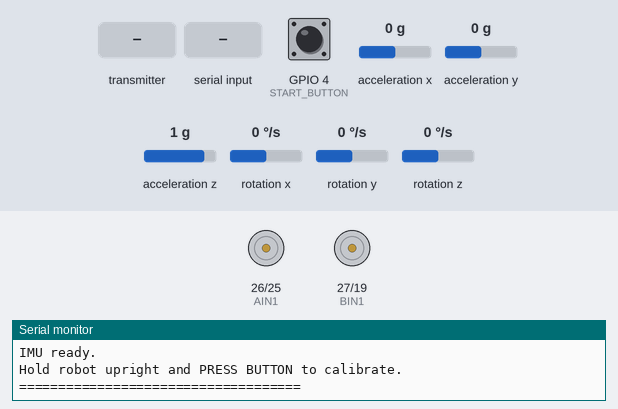
The sketch below on a simulated ESP32. Parts: motor-driver pin pairs drawn as motors (green arrow = first pin HIGH = forward, orange = second pin HIGH = backward, longer = more drive, scaled by the enable pin), the last lines printed to the serial monitor. Wiring (inferred from the names in the program): MPU-6050 motion sensor at I2C address 0x68. The test bench sets the inputs (shaded band); at power-on: GPIO 4 (START_BUTTON) HIGH, acceleration x 0 g, acceleration y 0 g, acceleration z 1 g, rotation x 0 °/s, rotation y 0 °/s, rotation z 0 °/s.

Above: at 1.8 s.
1.9 s: GPIO 4 (START_BUTTON) pulled LOW for 0.15 s
4.4 s: the transmitter starts sending button_down = 1
6.4 s: acceleration x set to -1.4 g
9.4 s: "p90\n" received over Serial
12.4 s: "i90\n" received over Serial
At 12.73 s:
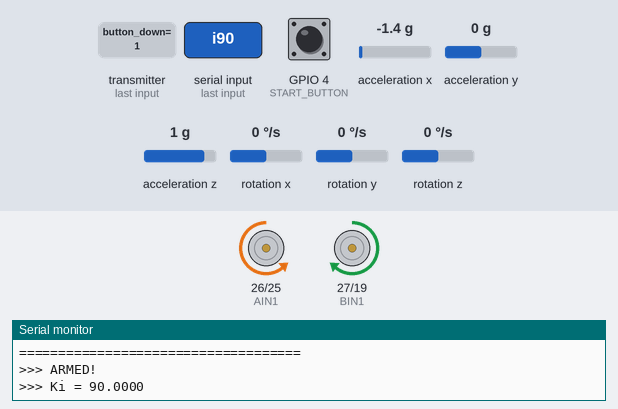
15.4 s: the transmitter starts sending pitchOffset = 50
At 19.2 s:
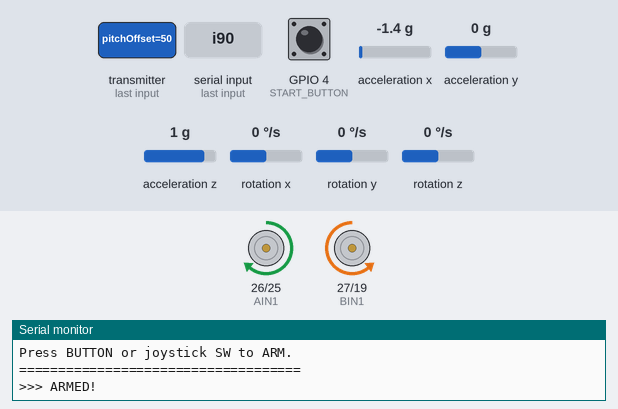
Timing chart, 0 to 19.4 s (numbered marks = the images above; inputs shaded):
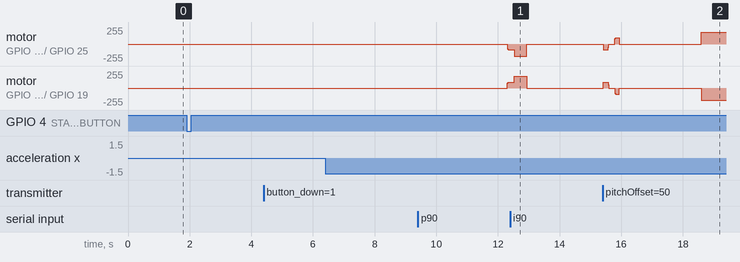

The sketch:

robot_esp.ino
```cpp
/*
 * ============================================================
 *  ROBOT ESP32 — Self-Balancing + ESP-NOW Receiver
 * ============================================================
 *
 *  Based on: Self_PID_Dir_deg_serial
 *  Changes from base:
 *    REMOVED: Serial commands w/s/a/d/x/h/j/t
 *    REMOVED: moveDuration auto-decay logic
 *    KEPT:    Serial commands p** i** o** (PID bench tuning via USB)
 *    ADDED:   Serial command a** (set max lean degree, default 5.0°)
 *    ADDED:   ESP-NOW receiver (gets pitchOffset/yawOffset/armed from controller)
 *    ADDED:   300ms failsafe (no packet → zero all offsets, robot stands still)
 *    ADDED:   Joystick arm/disarm via packet.armed flag
 *
 *  State Machine:
 *    DISARMED  → [Physical BUTTON]  → CALIBRATING (1 sec still) → READY
 *    READY     → [Joystick SW press / Physical BUTTON] → ARMED
 *    ARMED     → [Joystick SW press / Physical BUTTON] → DISARMED
 *
 *  Serial Commands (USB bench tuning only):
 *    p18.5  → Set Kp
 *    i230.0 → Set Ki (resets integral to prevent jerk)
 *    o0.55  → Set Kd
 *    a5.0   → Set max lean degree (default 5.0°)
 *
 *  STEP 1: Open Serial, read "MAC: XX:XX:XX:XX:XX:XX", give to controller.
 *  STEP 2: Flash controller with that MAC, then test.
 * ============================================================
 */

#include <Wire.h>
#include <esp_now.h>
#include <WiFi.h>
#include "Kalman.h"

// ==================== HARDWARE PINS ====================
const int START_BUTTON = 4;

// Motor A (Left)
const int PWMA = 14;
const int AIN1 = 26;
const int AIN2 = 25;

// Motor B (Right)
const int PWMB = 13;
const int BIN1 = 27;
const int BIN2 = 19;

// I2C (MPU6050)
const int SDA_PIN = 22;
const int SCL_PIN = 23;

// ==================== STATE MACHINE ====================
enum SystemState { DISARMED, CALIBRATING, READY, ARMED };
SystemState currentState = DISARMED;
unsigned long lastButtonPress = 0;

// Calibration
unsigned long calibStartTime = 0;
float angleSum   = 0;
int   calibCount = 0;

// ==================== IMU / KALMAN ====================
const uint8_t IMUAddress = 0x68;
#define RESTRICT_PITCH
Kalman kalmanX;
Kalman kalmanY;

double accX, accY, accZ;
double gyroX, gyroY, gyroZ;
int16_t tempRaw;

double gyroXangle, gyroYangle;
double compAngleX, compAngleY;
double kalAngleX, kalAngleY;

uint32_t timer;
uint8_t i2cData[14];

// ==================== PID ====================
float refAngle = 0.0;

float Kp = 18.0;
float Ki = 230.0;
float Kd = 0.55;

float err_integral = 0.0;
const float integral_limit = 800.0;
float pid_output = 0;

// Motor constraints
int max_speed       = 180;
int min_speed       = 20;
int motor_rest_limit = 40;

// ==================== MOVEMENT (set by joystick via ESP-NOW) ====================
volatile float pitchOffset = 0.0;
volatile float yawOffset   = 0.0;
volatile bool  joystickArmed = false;
volatile bool  newPacketFlag = false;

float maxLeanDegree = 5.0;  // Adjustable via 'a**' serial command

// Failsafe: if no packet received in this time → zero offsets
const unsigned long FAILSAFE_MS = 300;
unsigned long lastPacketTime = 0;

// Speed-based drift correction (slope handling)
float dynamic_ref_angle = 0.0;
float current_speed_est = 0.0;
float speed_Kp = 0.0001; // Adjustable via 's**'

// ==================== ESP-NOW PACKET ====================
typedef struct {
  float pitchOffset;
  float yawOffset;
  bool  button_down;
} JoystickPacket;

JoystickPacket rxPacket;

// --- ESP-NOW Receive Callback (runs on WiFi task, keep short) ---
#if ESP_ARDUINO_VERSION >= ESP_ARDUINO_VERSION_VAL(3, 0, 0)
void onDataReceive(const esp_now_recv_info_t *info, const uint8_t *data, int len) {
#else
void onDataReceive(const uint8_t *mac, const uint8_t *data, int len) {
#endif
  if (len == sizeof(JoystickPacket)) {
    memcpy(&rxPacket, data, sizeof(JoystickPacket));
    lastPacketTime = millis();
    newPacketFlag  = true;
  }
}

// ==================== IMU HELPERS ====================
bool imuWrite(uint8_t reg, uint8_t data, bool stop) { return imuWrite(reg, &data, 1, stop); }
bool imuWrite(uint8_t reg, uint8_t *data, uint8_t len, bool stop) {
  Wire.beginTransmission(IMUAddress);
  Wire.write(reg);
  Wire.write(data, len);
  uint8_t rcode = Wire.endTransmission(stop);
  if (rcode) { Serial.print(F("imuWrite err: ")); Serial.println(rcode); return true; }
  return false;
}
uint8_t imuRead(uint8_t reg, uint8_t *data, uint8_t nbytes) {
  uint32_t t;
  Wire.beginTransmission(IMUAddress);
  Wire.write(reg);
  uint8_t rcode = Wire.endTransmission(false);
  if (rcode) { Serial.print(F("imuRead err: ")); Serial.println(rcode); return rcode; }
  Wire.requestFrom(IMUAddress, nbytes, (uint8_t)true);
  for (uint8_t i = 0; i < nbytes; i++) {
    if (Wire.available()) {
      data[i] = Wire.read();
    } else {
      t = micros();
      while (((micros() - t) < 1000) && !Wire.available());
      if (Wire.available()) data[i] = Wire.read();
      else return 5;
    }
  }
  return 0;
}

// ==================== MOTOR CONTROL ====================
void setMotorLeft(float output) {
  int speed = abs(output);
  if (speed < motor_rest_limit) speed = 0;
  else if (speed < min_speed)   speed = min_speed;
  if (speed > max_speed)        speed = max_speed;

  if (output > 0)      { digitalWrite(AIN1, LOW);  digitalWrite(AIN2, HIGH); }
  else if (output < 0) { digitalWrite(AIN1, HIGH); digitalWrite(AIN2, LOW);  }
  else                 { digitalWrite(AIN1, LOW);  digitalWrite(AIN2, LOW); speed = 0; }
  analogWrite(PWMA, speed);
}

void setMotorRight(float output) {
  int speed = abs(output);
  if (speed < motor_rest_limit) speed = 0;
  else if (speed < min_speed)   speed = min_speed;
  if (speed > max_speed)        speed = max_speed;

  if (output > 0)      { digitalWrite(BIN1, HIGH); digitalWrite(BIN2, LOW);  }
  else if (output < 0) { digitalWrite(BIN1, LOW);  digitalWrite(BIN2, HIGH); }
  else                 { digitalWrite(BIN1, LOW);  digitalWrite(BIN2, LOW); speed = 0; }
  analogWrite(PWMB, speed);
}

// ==================== SETUP ====================
void setup() {
  Serial.begin(115200);
  delay(500);

  Serial.println("\n====================================");
  Serial.println("  Robot ESP32 — Balancer + ESP-NOW  ");
  Serial.println("====================================");

  // Print this ESP's MAC — give this to the controller code
  WiFi.mode(WIFI_STA);
  Serial.print("Robot MAC: ");
  Serial.println(WiFi.macAddress());
  Serial.println(">>> Copy this MAC into controller_esp.ino robotMAC[]");
  Serial.println();

  // PID serial commands
  Serial.println("Serial Tuning Commands (USB only):");
  Serial.println("  p18.0  → Set Kp");
  Serial.println("  i230.0 → Set Ki");
  Serial.println("  o0.55  → Set Kd");
  Serial.println("  a5.0   → Set Max Lean Degree (default 5.0 deg)");
  Serial.println("  s0.0001→ Set Speed Correction Kp (for slopes)");
  Serial.println("====================================\n");

  // Hardware init
  pinMode(START_BUTTON, INPUT_PULLUP);
  Wire.begin(SDA_PIN, SCL_PIN);
  Wire.setClock(400000UL);

  pinMode(PWMA, OUTPUT); pinMode(AIN1, OUTPUT); pinMode(AIN2, OUTPUT);
  pinMode(PWMB, OUTPUT); pinMode(BIN1, OUTPUT); pinMode(BIN2, OUTPUT);
  analogWrite(PWMA, 0); analogWrite(PWMB, 0);

  // --- ESP-NOW init (receiver) ---
  if (esp_now_init() != ESP_OK) {
    Serial.println("ERROR: ESP-NOW init failed!");
  } else {
    esp_now_register_recv_cb(onDataReceive);
    Serial.println("ESP-NOW receiver ready.");
  }

  // --- IMU init ---
  Serial.println("Initializing MPU6050...");
  i2cData[0] = 7;    // Sample rate = 1kHz
  i2cData[1] = 0x03; // DLPF ~42Hz
  i2cData[2] = 0x00; // Gyro ±250 deg/s
  i2cData[3] = 0x00; // Accel ±2g
  while (imuWrite(0x19, i2cData, 4, false));
  while (imuWrite(0x6B, 0x01, true));
  while (imuRead(0x75, i2cData, 1));
  delay(100);
  while (imuRead(0x3B, i2cData, 6));

  int16_t raw_accX = (int16_t)((i2cData[0] << 8) | i2cData[1]);
  int16_t raw_accY = (int16_t)((i2cData[2] << 8) | i2cData[3]);
  int16_t raw_accZ = (int16_t)((i2cData[4] << 8) | i2cData[5]);

  accZ = raw_accX; accY = raw_accY; accX = raw_accZ;

#ifdef RESTRICT_PITCH
  double roll  = atan2(accY, accZ) * RAD_TO_DEG;
  double pitch = atan(-accX / sqrt(accY*accY + accZ*accZ)) * RAD_TO_DEG;
#else
  double roll  = atan(accY / sqrt(accX*accX + accZ*accZ)) * RAD_TO_DEG;
  double pitch = atan2(-accX, accZ) * RAD_TO_DEG;
#endif

  kalmanX.setAngle(roll);
  kalmanY.setAngle(pitch);
  gyroXangle = roll;  gyroYangle = pitch;
  compAngleX = roll;  compAngleY = pitch;

  timer = micros();
  Serial.println("IMU ready.");
  Serial.println("Hold robot upright and PRESS BUTTON to calibrate.");
  Serial.println("====================================\n");
}

// ==================== LOOP ====================
void loop() {

  // =============================================
  // 1. SERIAL COMMAND PARSER (p/i/o/a only)
  // =============================================
  if (Serial.available() > 0) {
    String input = Serial.readStringUntil('\n');
    input.trim();
    if (input.length() > 0) {
      char cmd = input.charAt(0);

      if (cmd == 'p' || cmd == 'P') {
        Kp = input.substring(1).toFloat();
        Serial.print(">>> Kp = "); Serial.println(Kp, 3);

      } else if (cmd == 'i' || cmd == 'I') {
        Ki = input.substring(1).toFloat();
        err_integral = 0;
        Serial.print(">>> Ki = "); Serial.println(Ki, 4);

      } else if (cmd == 'o' || cmd == 'O') {
        Kd = input.substring(1).toFloat();
        Serial.print(">>> Kd = "); Serial.println(Kd, 3);

      } else if (cmd == 'a' || cmd == 'A') {
        maxLeanDegree = input.substring(1).toFloat();
        maxLeanDegree = constrain(maxLeanDegree, 0.5f, 10.0f);
        Serial.print(">>> Max Lean = "); Serial.print(maxLeanDegree, 2); Serial.println(" deg");

      } else if (cmd == 's' || cmd == 'S') {
        speed_Kp = input.substring(1).toFloat();
        Serial.print(">>> Speed Correction Kp = "); Serial.println(speed_Kp, 6);

      } else {
        Serial.println("Unknown command. Use: p** i** o** a** s**");
      }
    }
  }

  // =============================================
  // 2. PROCESS INCOMING ESP-NOW PACKET
  // =============================================
  bool joyButtonDown = false;
  if (newPacketFlag) {
    newPacketFlag = false;

    // Clamp incoming offsets to the configured max lean
    pitchOffset = constrain(rxPacket.pitchOffset, -maxLeanDegree, maxLeanDegree);
    yawOffset   = rxPacket.yawOffset;
    joyButtonDown = rxPacket.button_down;
  }

  // =============================================
  // 3. FAILSAFE — no packet for >300ms → stop
  // =============================================
  if (currentState == ARMED && (millis() - lastPacketTime > FAILSAFE_MS)) {
    pitchOffset = 0.0;
    yawOffset   = 0.0;
    // (Does NOT disarm — robot still tries to balance, just holds still)
  }

  // =============================================
  // 4. BUTTONS — state machine (Physical + Joystick)
  // =============================================
  bool physicalButtonDown = (digitalRead(START_BUTTON) == LOW);

  static bool lastPhysBtn = false;
  static bool lastJoyBtn  = false;

  bool trigger = false;
  if (physicalButtonDown && !lastPhysBtn) trigger = true;
  if (joyButtonDown && !lastJoyBtn) trigger = true;

  lastPhysBtn = physicalButtonDown;
  if (millis() - lastPacketTime < FAILSAFE_MS) {
    lastJoyBtn = joyButtonDown; // Only update joy btn history if connection alive
  }

  if (trigger && (millis() - lastButtonPress) > 500) {
    lastButtonPress = millis();

    if (currentState == DISARMED) {
      currentState    = CALIBRATING;
      calibStartTime  = millis();
      angleSum        = 0;
      calibCount      = 0;
      Serial.println(">>> CALIBRATING... keep robot still for 1 second!");

    } else if (currentState == CALIBRATING) {
      // Do nothing, waiting to finish
    } else if (currentState == READY) {
      currentState = ARMED;
      err_integral = 0;
      dynamic_ref_angle = refAngle; // Reset speed correction
      current_speed_est = 0;
      Serial.println(">>> ARMED!");

    } else if (currentState == ARMED) {
      currentState = DISARMED;
      setMotorLeft(0); setMotorRight(0);
      pitchOffset = 0; yawOffset = 0;
      Serial.println(">>> DISARMED!");
    }
  }

  // =============================================
  // 5. IMU READ + KALMAN FILTER
  // =============================================
  while (imuRead(0x3B, i2cData, 14));

  int16_t raw_accX  = (int16_t)((i2cData[0]  << 8) | i2cData[1]);
  int16_t raw_accY  = (int16_t)((i2cData[2]  << 8) | i2cData[3]);
  int16_t raw_accZ  = (int16_t)((i2cData[4]  << 8) | i2cData[5]);
  tempRaw           = (int16_t)((i2cData[6]  << 8) | i2cData[7]);
  int16_t raw_gyroX = (int16_t)((i2cData[8]  << 8) | i2cData[9]);
  int16_t raw_gyroY = (int16_t)((i2cData[10] << 8) | i2cData[11]);
  int16_t raw_gyroZ = (int16_t)((i2cData[12] << 8) | i2cData[13]);

  // Axis remap (same as base code)
  accZ  =  raw_accX;
  accY  =  raw_accY;
  accX  =  raw_accZ;
  gyroX = -raw_gyroZ;
  gyroY =  raw_gyroY;
  gyroZ =  raw_gyroX;

  double dt = (double)(micros() - timer) / 1000000.0;
  timer = micros();

#ifdef RESTRICT_PITCH
  double roll  = atan2(accY, accZ) * RAD_TO_DEG;
  double pitch = atan(-accX / sqrt(accY*accY + accZ*accZ)) * RAD_TO_DEG;
#else
  double roll  = atan(accY / sqrt(accX*accX + accZ*accZ)) * RAD_TO_DEG;
  double pitch = atan2(-accX, accZ) * RAD_TO_DEG;
#endif

  double gyroXrate = gyroX / 131.0;
  double gyroYrate = gyroY / 131.0;

#ifdef RESTRICT_PITCH
  if ((roll < -90 && kalAngleX > 90) || (roll > 90 && kalAngleX < -90)) {
    kalmanX.setAngle(roll); compAngleX = roll; kalAngleX = roll; gyroXangle = roll;
  } else {
    kalAngleX = kalmanX.getAngle(roll, gyroXrate, dt);
  }
  if (abs(kalAngleX) > 90) gyroYrate = -gyroYrate;
  kalAngleY = kalmanY.getAngle(pitch, gyroYrate, dt);
#else
  if ((pitch < -90 && kalAngleY > 90) || (pitch > 90 && kalAngleY < -90)) {
    kalmanY.setAngle(pitch); compAngleY = pitch; kalAngleY = pitch; gyroYangle = pitch;
  } else {
    kalAngleY = kalmanY.getAngle(pitch, gyroYrate, dt);
  }
  if (abs(kalAngleY) > 90) gyroXrate = -gyroXrate;
  kalAngleX = kalmanX.getAngle(roll, gyroXrate, dt);
#endif

  // =============================================
  // 6. AUTO CALIBRATION (averages balance angle)
  // =============================================
  if (currentState == CALIBRATING) {
    if (millis() - calibStartTime < 1000) {
      angleSum += kalAngleX;
      calibCount++;
    } else {
      refAngle = angleSum / calibCount;
      currentState = READY;
      Serial.println("====================================");
      Serial.print("Calibration done! Zero angle: ");
      Serial.print(refAngle, 3); Serial.println(" deg");
      Serial.println("Press BUTTON or joystick SW to ARM.");
      Serial.println("====================================");
    }
  }

  // =============================================
  // 7. PID COMPUTATION + MOTOR OUTPUT
  // =============================================
  if (currentState == ARMED) {
    // A. Estimate current speed (low pass filter of motor output)
    current_speed_est = (0.95 * current_speed_est) + (0.05 * pid_output);

    // B. Target speed from joystick (-150 to +150 based on pitchOffset)
    float target_speed = (pitchOffset / maxLeanDegree) * 150.0f;

    // C. Speed error -> adjust dynamic reference angle
    float speed_err = current_speed_est - target_speed;
    dynamic_ref_angle -= speed_err * speed_Kp;

    // D. Clamp dynamic angle for safety (max 10 deg away from calibrated zero)
    dynamic_ref_angle = constrain(dynamic_ref_angle, refAngle - 10.0f, refAngle + 10.0f);
  } else {
    dynamic_ref_angle = refAngle;
  }

  float targetAngle = dynamic_ref_angle;
  float raw_err     = (float)kalAngleX - targetAngle;
  float err_angle   = raw_err; // No angular deadband
  float err_angvel  = (float)gyroXrate;

  if (currentState == ARMED) {
    // Integral with anti-windup (only accumulate within ±15 deg)
    if (abs(err_angle) < 15.0f) {
      err_integral += err_angle * dt;
      err_integral  = constrain(err_integral, -integral_limit, integral_limit);
    } else {
      err_integral = 0; // Reset if tipped over
    }

    pid_output = (Kp * err_angle) + (Ki * err_integral) + (Kd * err_angvel);

    if (abs(raw_err) > 60.0f) {
      // Safety cutoff — too far tilted
      setMotorLeft(0); setMotorRight(0);
    } else {
      // Differential steering: yawOffset biases left vs right
      setMotorLeft (pid_output + yawOffset);
      setMotorRight(pid_output - yawOffset);
    }
  } else {
    setMotorLeft(0);
    setMotorRight(0);
  }
}
```

Kalman.h
```cpp
// (licence header left out)
#ifndef _Kalman_h_
#define _Kalman_h_

class Kalman {
public:
    Kalman();

    // The angle should be in degrees and the rate should be in degrees per second and the delta time in seconds
    float getAngle(float newAngle, float newRate, float dt);

    void setAngle(float angle); // Used to set angle, this should be set as the starting angle
    float getRate(); // Return the unbiased rate

    /* These are used to tune the Kalman filter */
    void setQangle(float Q_angle);
    /**
     * setQbias(float Q_bias)
     * Default value (0.003f) is in Kalman.cpp.
     * Raise this to follow input more closely,
     * lower this to smooth result of kalman filter.
     */
    void setQbias(float Q_bias);
    void setRmeasure(float R_measure);

    float getQangle();
    float getQbias();
    float getRmeasure();

private:
    /* Kalman filter variables */
    float Q_angle; // Process noise variance for the accelerometer
    float Q_bias; // Process noise variance for the gyro bias
    float R_measure; // Measurement noise variance - this is actually the variance of the measurement noise

    float angle; // The angle calculated by the Kalman filter - part of the 2x1 state vector
    float bias; // The gyro bias calculated by the Kalman filter - part of the 2x1 state vector
    float rate; // Unbiased rate calculated from the rate and the calculated bias - you have to call getAngle to update the rate

    float P[2][2]; // Error covariance matrix - This is a 2x2 matrix
};

#endif
```

Source omitted: Kalman.cpp (3548 bytes)

Measured:
- after the input at 9.4 s, motor on GPIO 26 (AIN1) / GPIO 25 (AIN2): stopped → backward 84/255 after 2.9 s; motor on GPIO 27 (BIN1) / GPIO 19 (BIN2): stopped → forward 84/255 after 2.9 s
